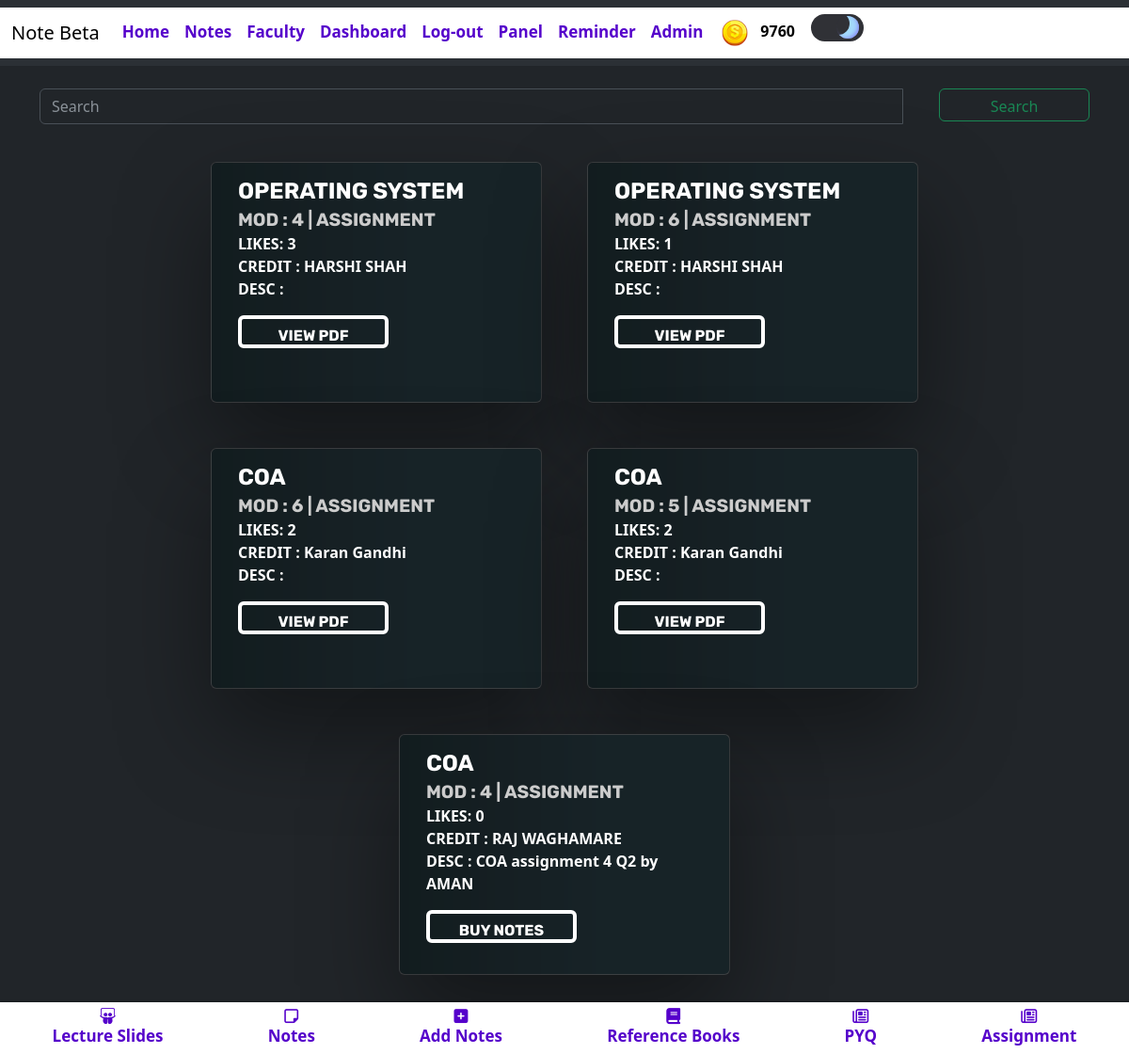
The app's page /Assignment/ (signed in), older data.
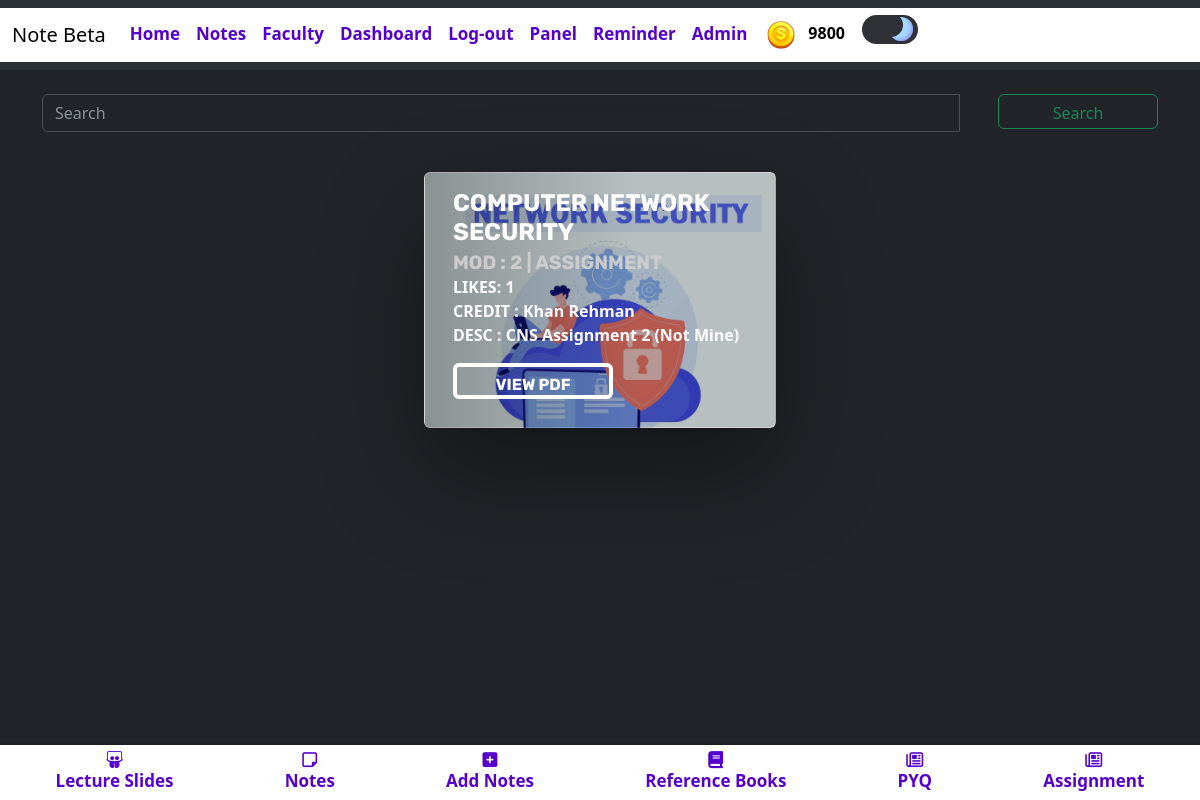
The same page, newer data.
### blogapp/models.py (models this page shows, shortened)
class UserAccount(AbstractBaseUser, PermissionsMixin):
    email = models.CharField(max_length = 50,unique=True)
    name = models.CharField(max_length=200)
    is_active = models.BooleanField(default=True)
    is_mod = models.BooleanField(default=False)
    is_nUser = models.BooleanField(default=True)
    is_staff = models.BooleanField(default=False)
    coins_scored = models.IntegerField(default=100,null=True,blank=True)
    rank = models.IntegerField(default=0)
    bookmarks = models.ManyToManyField('blogapp.Notes', blank=True)
    is_emailVerified = models.BooleanField(default=False)
    objects = UserAccountManager()
    USERNAME_FIELD = 'email'
    REQUIRED_FIELDS = ['name']

class Notes(models.Model):
    typ = (
        ('Assignment','Assignment'),
        ('Experiment','Experiment'),
        ('Notes','Notes'),
        ('ReferenceBook','Reference Book'),
        ('LectureSlides','Lecture Slides'),
        ('PYQ','PYQ'),
    )
    mods = (
        ('1','1'),
        ('2','2'),
        ('3','3'),
        ('4','4'),
        ('5','5'),
        ('6','6'),
    )
    desc = models.TextField(max_length=500,null=True,blank=True)
    mod = models.CharField(max_length=5,choices=mods,null=True,blank=True)
    file = models.FileField(upload_to='notes/')
    author = models.ForeignKey(UserAccount,on_delete=models.CASCADE)
    status = models.BooleanField(default=False)
    likes = models.ManyToManyField(UserAccount,related_name="notes_like",default=0)
    views = models.PositiveIntegerField(default=0)
    buy=models.ManyToManyField(UserAccount,related_name="buy_notes")
    typeN = models.CharField(max_length=50,null=True,blank=True,choices=typ)
    docid = models.CharField(max_length=300,null=True,blank=True)
    sub =  models.ForeignKey(Subject,on_delete=models.CASCADE,null=True,blank=True)
    slug = AutoSlugField(populate_from = 'sub',unique=True,null=True,default=None)
    nDetail = models.CharField(max_length=100,null=True,blank=True)

class Subject(models.Model):
    name = models.CharField(max_length=50)
    teacher = models.CharField(max_length=50)
    teacherurl = models.CharField(max_length=300,null=True,blank=True)
    img = models.ImageField(upload_to='subImage/',null=True,blank=True)
    def __str__(self):
        return self.name

### blogapp/views.py (the view)
# urls.py: path('Assignment/',views.Assignment,name='Assignment'),
@login_required(login_url='/login/')
def Assignment(request):
    notes = (Notes.objects.filter(status=True,typeN='Assignment') |
            Notes.objects.filter(status=True, typeN='Experiment'))
    return render(request,'main/btmNavSort.html',{'notes':notes})

### templates/main/btmNavSort.html (shortened to what this page needs)
{% extends 'index.html' %}
{% block content %}
{% load crispy_forms_tags %}
{% load static %}
<link rel="stylesheet" href="{% static 'css/card.css' %}" />
<div class="container notesCnt mt-4">
    <div class="row d-flex justify-content-center align-items-center">
        <div class="container-lg-6">
            {% include 'components/search.html' %}
        </div>
    </div>
    <div class="row d-flex justify-content-center align-items-center">
        {% for x in notes %}
        <div class="card cardImg mx-4 my-4" style="width: 22rem; height: 16em; background-image: linear-gradient(90deg, rgba(0, 0, 0, 0.4) 0%, rgba(0, 0, 0, 0.2) 60%),url('{{x.sub.img.url}}');">
          <div class="card-body">
            <div class="text-block">
              <h1>{{x.sub}} <small><br>MOD : {{x.mod}} | {{x.typeN}}</small></h1>
              <p>
                LIKES: {{x.likes.count}}
                <br>
                CREDIT : {{x.author.name}}
                <br>
                DESC : {{x.desc}}
              </p>
              {% if request.user in x.buy.all %}
              <form method="POST" action="{% url 'notesViewer' x.slug %}">
                <a href="{{x.docid}}" class="card-link">
                  <button type="submit" class="btn btn-success">View PDF</button>
                </a>
              </form>
              {% else %}
              <form action="{% url 'buy_notes' x.pk %}" method="POST">
                <button class="btn btn-primary" type="submit">Buy Notes</button>
              </form>
              {% endif %}
            </div>
          </div>
          </div>
        {% endfor %}
      </div>
</div>
{% include 'components/notesBottomNav.html' %}
{% endblock %}

### templates/components/header.html (shortened to what this page needs)
{% load static %}
<nav class="navbar navbar-expand-lg bg-body-tertiary" >
    <div class="container-fluid" style="background-color: white;">
      <a class="navbar-brand mb-0 h1" href="{% url 'notes'%}" style="color: black;">Note Beta</a>
      <div class="collapse navbar-collapse" id="navbarTogglerDemo03">
        <ul class="navbar-nav me-auto mb-2 mb-lg-0" >
          {% if user.is_authenticated %}
          <li class="nav-item">
            <a class="nav-link abc" href="{% url 'home' %}" >Home</a>
          </li>
          <li class="nav-item" >
            <a class="nav-link abc" href="{% url 'notes' %}" >Notes</a>
          </li>
          <li class="nav-item" >
            <a class="nav-link abc" href="{% url 'teacher' %}" >Faculty</a>
          </li>
          <li class="nav-item" >
            <a class="nav-link abc" href="{% url 'dashboard' %}" >Dashboard</a>
          </li>
          <li class="nav-item">
            <a class="nav-link abc" href="{% url 'logout' %}" >Log-out</a>
          </li>
          {% endif %}
          {% if user.is_superuser %}
          <li class="nav-item">
            <a class="nav-link abc" href="{% url 'adminResponse' %}" >Panel</a>
          </li>
          <li class="nav-item">
            <a class="nav-link abc" href="{% url 'add_reminder' %}" >Reminder</a>
          </li>
            <li class="nav-item">
            <a class="nav-link abc" href="{% url 'admin:index' %}" >Admin</a>
          </li>
          {% endif %}
          {% if user.is_authenticated %}
          <table class="coins">
          <th>
          <img src="{% static 'images/coin.png' %}" alt="">
          </th>
          <th>
          <p class="cna" id="cna" style="color: black;">{{ user.coins_scored }}</p>
          </th>
          </table>
    {% endif %}
            <label class="switch">
              <span class="slider"></span>
            </label>
      </div>
    </div>
  </nav>

Row changes from the older to the newer data that the page shows:
removed Notes: sub "OPERATING SYSTEM", mod "4", typeN "ASSIGNMENT", likes.count "3", author.name "HARSHI SHAH"
removed Notes: sub "OPERATING SYSTEM", mod "6", typeN "ASSIGNMENT", likes.count "1", author.name "HARSHI SHAH"
removed Notes: sub "COA", mod "6", typeN "ASSIGNMENT", likes.count "2", author.name "Karan Gandhi"
removed Notes: sub "COA", mod "5", typeN "ASSIGNMENT", likes.count "2", author.name "Karan Gandhi"
removed Notes: sub "COA", mod "4", typeN "ASSIGNMENT", likes.count "0", author.name "RAJ WAGHAMARE", desc "COA assignment 4 Q2 by AMAN"
changed UserAccount: coins_scored "9760" → "9800"
added Notes: sub.img (picture), sub "COMPUTER NETWORK SECURITY", mod "2", typeN "ASSIGNMENT", likes.count "1", author.name "Khan Rehman", desc "CNS Assignment 2 (Not Mine)"
